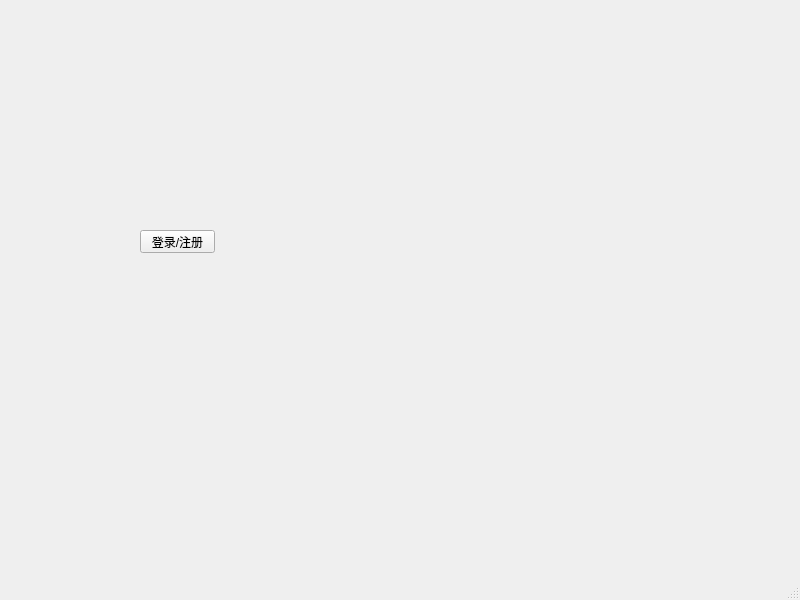
<?xml version="1.0" encoding="UTF-8"?>
<ui version="4.0">
 <class>MainWindow</class>
 <widget class="QMainWindow" name="MainWindow">
  <property name="geometry">
   <rect>
    <x>0</x>
    <y>0</y>
    <width>800</width>
    <height>600</height>
   </rect>
  </property>
  <property name="windowTitle">
   <string>MainWindow</string>
  </property>
  <widget class="QWidget" name="centralwidget">
   <widget class="QPushButton" name="LoginRegisterButton">
    <property name="geometry">
     <rect>
      <x>140</x>
      <y>230</y>
      <width>75</width>
      <height>23</height>
     </rect>
    </property>
    <property name="text">
     <string>登录/注册</string>
    </property>
   </widget>
  </widget>
  <widget class="QMenuBar" name="menubar">
   <property name="geometry">
    <rect>
     <x>0</x>
     <y>0</y>
     <width>800</width>
     <height>22</height>
    </rect>
   </property>
  </widget>
  <widget class="QStatusBar" name="statusbar"/>
 </widget>
 <resources/>
 <connections/>
</ui>
